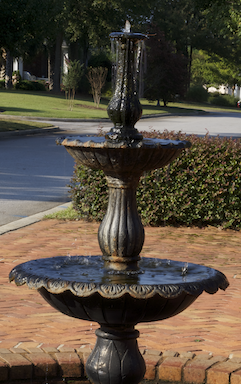
%> input picture toolbox/rorden/photo.png, 241 x 384 px
$ octave --eval "bmp_contrast;"   (GNU Octave 9; MATLAB toolbox functions it lacks are replaced by stand-ins)
%> lines starting %> are read from the running program, lines starting %| are printed output that depends on the picture; long printed decimals are rounded
function bmp_contrast(Filename, Gain, Bias, Linear, Prefix, ShowFigures);
%Adjusts contrast of image, saving output as bitmap with prefix
%  Filename: name of bitmap [optional]
%  Gain: intensity amplifaction 0..1: 0.1 = low contrast, 0.5= unchanged, 0.9 high contrast
%  Bias: intensity offset 0..1: 0.1 = darker, 0.5= unchanged, 0.9  brighter
%        Special value: if bias is <0, then adaptive so image does not get darker/brighter
%  Linear: true/false - select between linear transform or nonlinear
%  Prefix: string appended to output name, e.g. if 'e' then cat.jpg ->  ecat.jpg
%  ShowFigures: Determine whether histogram and function are graphed
%Example
% bmp_contrast('dog.png');
% bmp_contrast('cat.jpg',0.75,-0.5,false,'N95'); %non-linear, auto-bias
% bmp_contrast('cat.jpg',0.75,-0.5,true,'L95'); %linear, auto-bias

%Alternatives
% If you have the Matlab Image Processing Toolbox, you may want to consider contrast_rgb or nlfilter
%   http://people.sc.fsu.edu/~jburkardt/m_src/image_contrast/image_contrast.html
%   http://www.mathworks.com/products/image/examples.html?file=/products/demos/shipping/images/ipexcontrast.html
if (nargin < 1)
   [files,pth] = uigetfile({'*.bmp;*.jpg;*.png;*.tiff;';'*.*'},'Select the Image[s]', 'MultiSelect', 'on');
%> the answer given: photo.png
   files = cellstr(files); %make cellstr regardless of whether user selects single or multiple images
else
    [pth,nam, ext] = fileparts(Filename);
    files = cellstr([nam, ext]);
end;
if (nargin < 4)
    %Gain = 0.7;
    prompt = {'Enter contrast (0..1; <0.5 lower, >0.5 higher):','Enter brightness (0..1; <0.5 darker, >0.5 brighter, negative for automatic):','Linear (1) or Nonlinear (0) transform'};
    dlg_title = 'Values for adjusting the image(s)';
    num_lines = 1;
    def = {'0.8','-0.5','0'};
    answer = inputdlg(prompt,dlg_title,num_lines,def);
%> the answer given: 0.8, -0.5, 0
    Gain = str2num(answer{1});
    Bias = str2num(answer{2});
    Linear = str2num(answer{3});
end;

if (nargin < 5)
    Prefix = 'c';
end;
if (nargin < 6)
    ShowFigures = true;
end;

%apply to image(s)
for i=1:size(files,2)
    nam = strvcat(deblank(files(:,i)));
    Inname = fullfile(pth, [nam]);
    Outname = fullfile(pth, [Prefix nam ]);
    %Im = Imread_mat2gray_sub(Inname);
    Im = imread(Inname);
%> Im is the input picture: size 384x241x3 uint8; mean R, G, B 88.7, 78.2, 63.7
    ImSize = size(Im);
%> ImSize = [384 241 3]
    %determine layers: grayscale =1, red/green/blue =3
    if length(ImSize) == 2
        fprintf('Only able to process RGB images - not grayscale\n');
        return; %only one layer - e.g. grayscale image
    end;
    %scale to range 0..1
    if isa(Im,'uint16')
        scale = 1/65535;
    elseif isa(Im,'uint8')
        scale = 1/255;
    else
        fprintf('Unsupported data format\n');
        return;
    end;
    Im = double(Im) .* scale;
%> Im: size 384x241x3 double
    %convert to Y,U,V
    [Y,U,V]=YUV_RGB_sub(Im);
%> in YUV_RGB_sub, `G=Im(:,:,2)`:
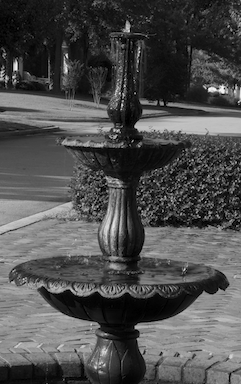
%> G: size 384x241 double; min 0, max 0.973, mean 0.307
%> in YUV_RGB_sub, `U=R-G;`:
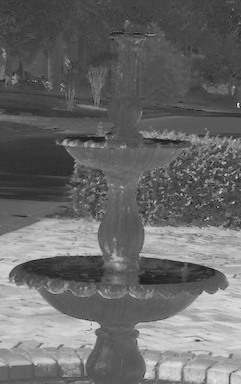
%> U: size 384x241 double; min -0.141, max 0.298, mean 0.041; drawn with min black and max white
%> in YUV_RGB_sub, `V=B-G;`:
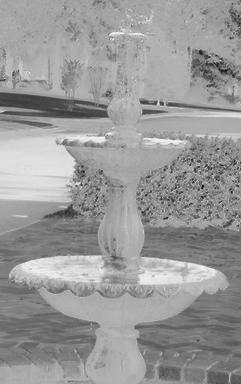
%> V: size 384x241 double; min -0.416, max 0.18, mean -0.0571; drawn with min black and max white
    %make a histogram - much more rapid for autobalance, and creates useful graph
    wid = size(Y,1);
%> wid = 384
    ht = size(Y,2);
%> ht = 241
    Y1d = reshape(Y,ht*wid,1);
    x = 0:1/255:1;
    h = hist(Y1d,x);
%> h = 256 values, max 1462 at index 22, min 0 at index 233, mean 361.5
    if ShowFigures %display histogram
        figure;
        hist(Y1d,x);
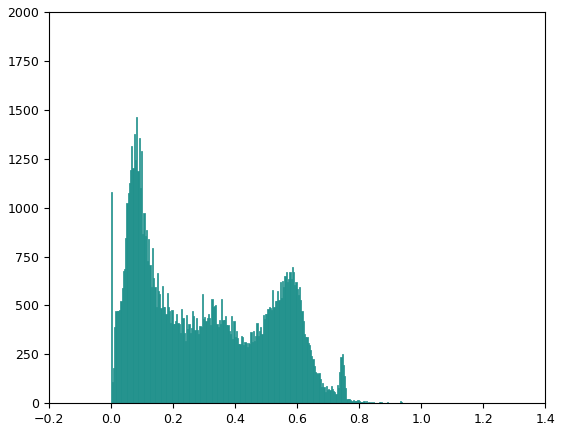
%> figure redrawn from the program's plot data; tallest bar 1462 high, from x = 0.0804 to 0.0843

    end; %if ShowFigures
    %compute mean
    delta=1e-6; % a very small number, so zeros do not cause problems...
    % logMeanY= logMean_sub (h); %you can compute from either histogram or based on each voxel
    logMeanY=exp(mean(mean(log(Y+delta))));%overall luminance: log average of image
%> logMeanY = 0.189
    %meanY = mean(mean(Y)) ;
    fprintf(' Before transform: log Mean intensity %f\n', logMeanY);
%|  Before transform: log Mean intensity 0.1891
    %compute transform
    if Bias < 0, %autobalance
        bestFit = Inf;
        hR = h;
%> hR has the same summary as h
        for i = 0:255,
        	out = makeTransform_sub (Gain, i/256, Linear);
            for x = 1:256, %initialize - several input intensities may be set to same output
                hR(x) = 0;
            end;
            for x = 1:256,
                pos = round(out(x)*255) + 1;
                hR(pos) = hR(pos) + h(x);
            end; %for x
            logMeanYr= logMean_sub (hR);
            fit = abs(logMeanYr-logMeanY);
            if (fit < bestFit)
                Bias = i/256;
                bestFit = fit;
            end;
        end;
%> this loop made 256 passes
%> (logMeanYr, fit, bestFit) on passes 8 to 19: (0.000136, 0.189, 0.189), (0.000182, 0.189, 0.189), (0.000228, 0.189, 0.189), (0.00029, 0.189, 0.189), (0.000374, 0.189, 0.189), (0.000461, 0.189, 0.189), (0.000546, 0.189, 0.189), (0.000656, 0.188, 0.188), (0.00079, 0.188, 0.188), (0.000972, 0.188, 0.188), (0.00109, 0.188, 0.188), (0.00141, 0.188, 0.188)
%> (logMeanYr, fit, bestFit) on passes 1 to 6: (1e-06, 0.189, 0.189), (1.3e-06, 0.189, 0.189), (8.16e-06, 0.189, 0.189), (1.87e-05, 0.189, 0.189), (3.76e-05, 0.189, 0.189), (6.78e-05, 0.189, 0.189)
%> after the loop, Bias = 0.664; bestFit = 0.000573; hR = 256 values, max 39154 at index 256, min 0 at index 2, mean 361.5
        fprintf(' Auotbalance set the to bias %f\n',Bias);
%|  Auotbalance set the to bias 0.6641
    end; %if Bias < 0: autobalance

%%%% YOU CAN ALSO COMPUTE THE AUTOBALANCE BY MANIPULATING VOXELS INSTEAD OF THE HISTOGRAM
%%%% HOWEVER THIS IS MUCH SLOWER FOR LARGE IMAGES
% [20 lines of commented-out code are left out]

     out = makeTransform_sub (Gain, Bias, Linear);
%> out = 256 values from 0 to 1
     if ShowFigures
        plotTransform_sub (out);
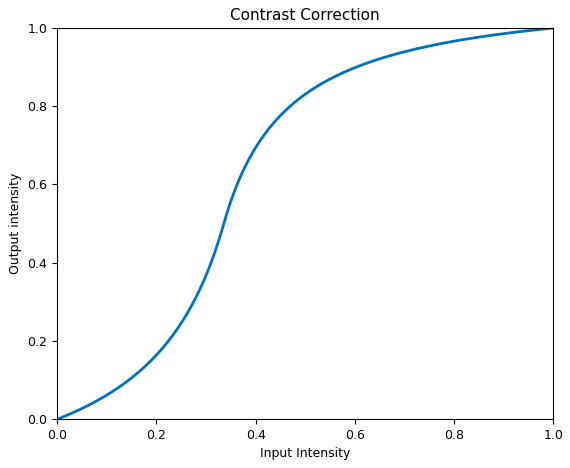
%> figure redrawn from the program's plot data; curve peaks at x = 1, y = 1
     end; %if ShowFigures
     %apply transform
     for y = 1:ImSize(2),
         for x = 1:ImSize(1),
                  Y(x,y) = out(1+round(255*Y(x,y)));
         end;
     end;
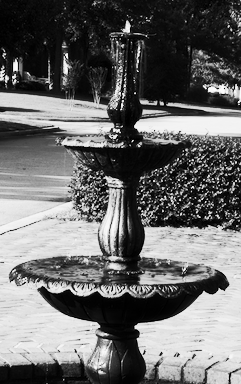
%> Y: size 384x241 double; min 0, max 0.996, mean 0.419
     %report effects
     logMeanY=exp(mean(mean(log(Y+delta))));%overall luminance: log average of image
%> logMeanY = 0.191
     fprintf(' After transform: log Mean intensity %f\n', logMeanY);
%|  After transform: log Mean intensity 0.1911
     ImAdjusted = RGB_YUV_sub(Y,U,V);
     imwrite(ImAdjusted,Outname);
end;

function [out]= logMean_sub (histo8bit);
delta=1e-6; % a very small number, so zeros do not cause problems...
%logMeanY=exp(mean(mean(log(Y+delta))));
n = sum(histo8bit); %number of pixels
logV = 0.0;
for i = 1:256
    logV = logV + (histo8bit(i)*log( ((i-1)/255)+delta));
end;
out = exp(logV/n);


function plotTransform_sub (out);
%OPTIONAL: plot lookup table
in = 0:1/255:1;
figure; %to save this image rather than overwrite
p =plot(in, out);
axis([0 1 0 1]);
xlabel('Input Intensity');
ylabel('Output intensity');
%legend('Gray Matter');
title( 'Contrast Correction');
set(p,'LineWidth',2);
set(gcf,'Color',[1 1 1]);
%end plotTransform_sub


function [out]= makeTransform_sub (Gain, Bias, Linear);
%Create lookup table
if Bias < 0.00001
    Bias = 0.00001;
end;
if Gain < 0.00001
    Gain = 0.00001;
end;
in = 0:1/255:1;
out = 0:1/255:1;
if Linear
    midpoint = Bias;
    if Gain == 1.0
        slope = 1;
    else
        deg = Gain * 90; %0= no contrast = horizontal line, 1=no gray = vertical line
        rad = deg*pi/180; %degrees to radians
        slope = tan(rad); %http://en.wikipedia.org/wiki/Slope
    end;
    for i = 1:256,
        v = (((in(i) -midpoint)* slope)+ 0.5);

        if v > 1
            v = 1;
        elseif v < 0
                v = 0;
        end;
        out(i) = v;
        %out(i) = in(i) * 2;
    end; %for i: each possible intensity
else %if not linear than non-linear
    %http://dept-info.labri.fr/~schlick/DOC/gem2.html
    %http://dept-info.labri.fr/~schlick/publi.html
    % "Fast Alternatives to Perlin's Bias and Gain Functions"
    %   Christophe Schlick: Graphics Gems IV, p379-382, April 1994
    for i = 1:256,
        lT = in(i);
        %apply bias
        lT = (lT/((1/Bias-2)*(1-lT)+1)) ;
        %next apply gain
        gainX = 1.0-Gain;
        if lT <= 0.5
            lG = (lT/((1/gainX-2)*(1-2*lT)+1));
        else
            lG = (( (1/gainX-2)*(1-2*lT)-lT ) / ( (1/gainX-2)*(1-2*lT)-1 ) );
        end;
        if lT == 0
            lG = 0;
        else
            lG = lG / lT;
        end;
        lV = (lT*lG);
        if lV > 1
            lV = 1;
        end;
        if lV < 0
            lV = 0;
        end;
        out(i) = lV;

    end; %for i: each possible intensity
end; %nonlinear
%makeTransform_sub

function [Y,U,V]=YUV_RGB_sub(Im)
    % This program transform RGB layers to YUV layers....
    %  By  Mohammed Mustafa Siddeq
    %  Date 25/7/2010
    Im=double(Im);
    R=Im(:,:,1); G=Im(:,:,2); B=Im(:,:,3);
    % transfom layers to YUV
    Y=((R+2*G+B)/4);
    U=R-G;
    V=B-G;
% end YUV_RGB_sub

function Im=RGB_YUV_sub(Y,U,V)
% This program transform YUV layers to RGB Layers in ome matrix 'Im'....
%  By   Mohammed Mustafa Siddeq
%  Date 25/7/2010
G=((Y-(U+V)/4));
R=U+G;
B=V+G;
Im(:,:,1)=R; Im(:,:,2)=G; Im(:,:,3)=B;
%> after `Im(:,:,3)=B`:
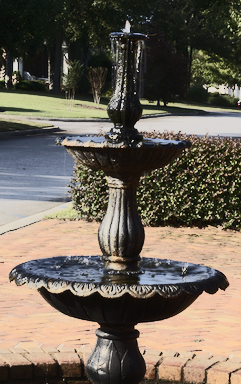
%> Im: size 384x241x3 double; mean R, G, B 0.464, 0.423, 0.366; drawn with min black and max white
%imshow(uint8(Im));
% end RGB_YUV_sub


%with regards to RGB_YUV and YUV_RGB:
% Copyright (c) 2011, Mohammed Siddeq
% All rights reserved.
%
% Redistribution and use in source and binary forms, with or without
% modification, are permitted provided that the following conditions are
% met:
%
%     * Redistributions of source code must retain the above copyright
%       notice, this list of conditions and the following disclaimer.
%     * Redistributions in binary form must reproduce the above copyright
%       notice, this list of conditions and the following disclaimer in
%       the documentation and/or other materials provided with the distribution
%
% THIS SOFTWARE IS PROVIDED BY THE COPYRIGHT HOLDERS AND CONTRIBUTORS "AS IS"
% AND ANY EXPRESS OR IMPLIED WARRANTIES, INCLUDING, BUT NOT LIMITED TO, THE
% IMPLIED WARRANTIES OF MERCHANTABILITY AND FITNESS FOR A PARTICULAR PURPOSE
% ARE DISCLAIMED. IN NO EVENT SHALL THE COPYRIGHT OWNER OR CONTRIBUTORS BE
% LIABLE FOR ANY DIRECT, INDIRECT, INCIDENTAL, SPECIAL, EXEMPLARY, OR
% CONSEQUENTIAL DAMAGES (INCLUDING, BUT NOT LIMITED TO, PROCUREMENT OF
% SUBSTITUTE GOODS OR SERVICES; LOSS OF USE, DATA, OR PROFITS; OR BUSINESS
% INTERRUPTION) HOWEVER CAUSED AND ON ANY THEORY OF LIABILITY, WHETHER IN
% CONTRACT, STRICT LIABILITY, OR TORT (INCLUDING NEGLIGENCE OR OTHERWISE)
% ARISING IN ANY WAY OUT OF THE USE OF THIS SOFTWARE, EVEN IF ADVISED OF THE
% POSSIBILITY OF SUCH DAMAGE.

$ run again, on toolbox/rorden/pepper.jpg
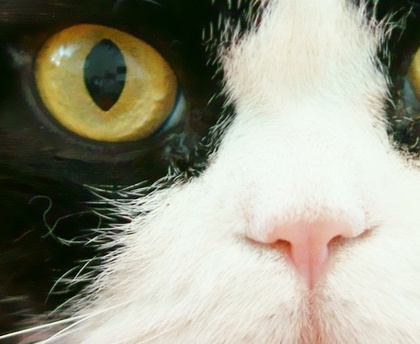
%> input picture toolbox/rorden/pepper.jpg, 420 x 344 px, shrunk from 940 x 769 before the run
%> in bmp_contrast, Im is the input picture: size 344x420x3 uint8; mean R, G, B 151.3, 150.8, 134.1
%> h = 256 values, max 3894 at index 244, min 0 at index 1, mean 564.4
%> in bmp_contrast, `logMeanY=exp(mean(mean(log(Y+delta))));`: logMeanY = 0.376
%|  Before transform: log Mean intensity 0.3759
%> in bmp_contrast, `hR = h;`: hR has the same summary as h
%> the loop in bmp_contrast, `for i = 0:255,` made 256 passes
%> (logMeanYr, fit, bestFit) on passes 2 to 9: (0.000134, 0.376, 0.376), (0.000343, 0.376, 0.376), (0.00056, 0.375, 0.375), (0.000796, 0.375, 0.375), (0.00108, 0.375, 0.375), (0.00138, 0.374, 0.374), (0.00172, 0.374, 0.374), (0.00217, 0.374, 0.374)
%> after the loop in bmp_contrast, `for i = 0:255,`: Bias = 0.684; bestFit = 0.000573; hR = 256 values, max 93761 at index 256, min 0 at index 1, mean 564.4
%|  Auotbalance set the to bias 0.6836
%> in bmp_contrast, `out = makeTransform_sub (Gain, Bias, Linear);`: out = 256 values from 0 to 1
%> after the loop in bmp_contrast, `for y = 1:ImSize(2),`:
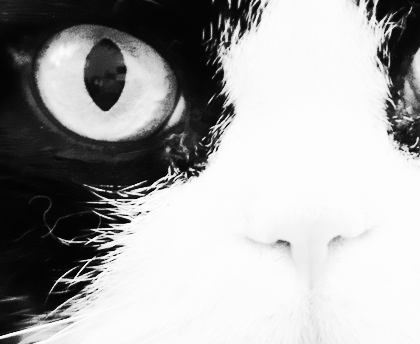
%> Y: size 344x420 double; min 0.00214, max 0.998, mean 0.659
%> in bmp_contrast, `logMeanY=exp(mean(mean(log(Y+delta))));`: logMeanY = 0.377
%|  After transform: log Mean intensity 0.3773
%> in RGB_YUV_sub, `Im(:,:,3)=B`:
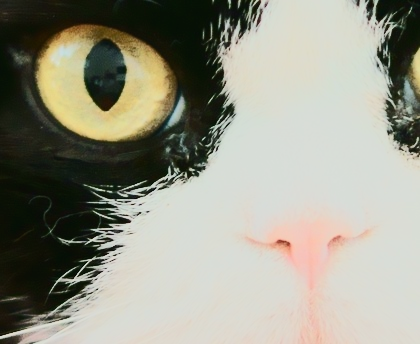
%> Im: size 344x420x3 double; mean R, G, B 0.676, 0.675, 0.609; drawn with min black and max white
